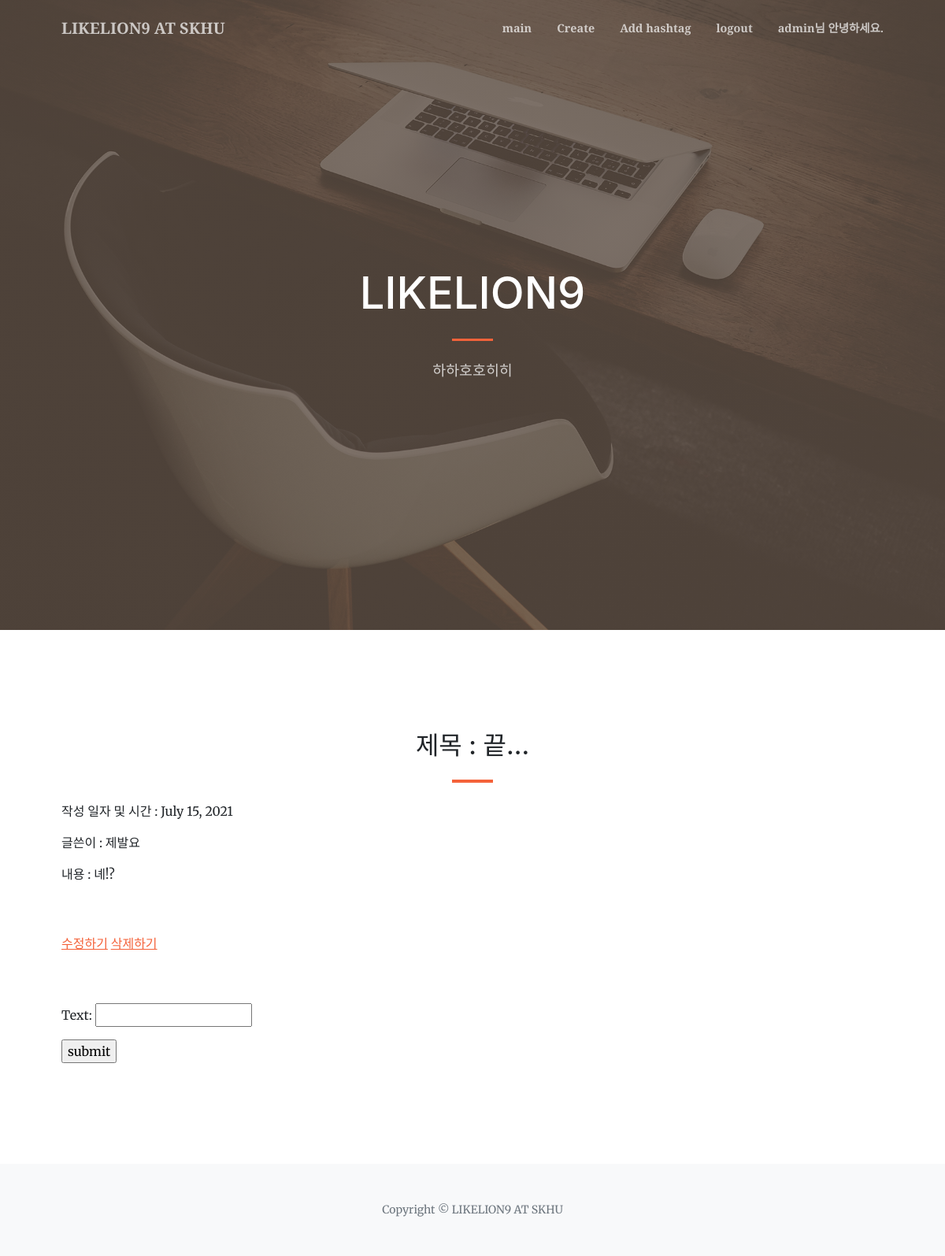
Page /detail/2/ (signed in) on the committed database.
### account/models.py (models this page shows)
class CustomUser(AbstractUser):
    age = models.IntegerField(null=True, blank=True)
    address = models.CharField(max_length=50, null=True, blank=True)

### blog/models.py (models this page shows, shortened)
class Blog(models.Model):
    title = models.CharField(max_length=200)
    pub_date = models.DateField('date published')
    writer = models.CharField(max_length=15, default='닉네임을 입력해주세요')
    content = models.TextField()
    hashtags = models.ManyToManyField('Hashtag', blank=True)
    image = models.ImageField(upload_to='images/', blank=True)

### blog/views.py (the view)
# urls.py: path('detail/<str:id>/', blog.views.detail, name='detail'),
def detail(request, id):
    blog = get_object_or_404(Blog, id=id)
    if request.method == "POST":
        form = CommentForm(request.POST)
        if form.is_valid():
            comment  = form.save(commit=False)
            comment.post_id = blog
            comment.text = form.cleaned_data['text']
            comment.save()
            form.save_m2m()
            return redirect('detail',id)
    else:
        form=CommentForm()
        return render(request, "blog/detail.html", {'post':blog, 'form':form})

### blog/forms.py
class CommentForm(forms.ModelForm):
    class Meta:
        model = Comment
        fields = ['text']

### blog/templates/blog/detail.html (shortened to what this page needs)
{% extends 'blog/base.html' %}
{% block content %}
<section class="page-section" id="services">
    <div class="container px-4 px-lg-5">
        <h2 class="text-center mt-0">제목 : {{post.title}}</h2>
        <hr class="divider" />
        <p>작성 일자 및 시간 : {{ post.pub_date }}</p>
        <p>글쓴이 : {{ post.writer }}</p>
        <p>내용 : {{ post.content }}</p>
        <br>
        <br>
        <a href="{% url 'edit' post.id %}">수정하기</a>
        <a href="{% url 'delete' post.id %}">삭제하기</a>
        <br>
        <br>
        <br>
        <form method="POST" action="{% url 'detail' post.id %}">
            <p> {{ form.as_p }}</p>
            <input type="submit" value="submit">
        </form>
    </div>
</section>
{% endblock %}

### blog/templates/blog/index.html (shortened to what this page needs)
{% load static %}
<!DOCTYPE html>
<html lang="en">
    <head>
        <link href="https://cdn.jsdelivr.net/npm/bootstrap-icons@1.5.0/font/bootstrap-icons.css" rel="stylesheet" />
        <link href="https://cdnjs.cloudflare.com/ajax/libs/SimpleLightbox/2.1.0/simpleLightbox.min.css" rel="stylesheet" />
        <link href="{% static 'blog/css/styles.css' %}" rel="stylesheet" />
    </head>
    <body id="page-top">
        <nav class="navbar navbar-expand-lg navbar-light fixed-top py-3" id="mainNav">
            <div class="container px-4 px-lg-5">
                <a class="navbar-brand" href="#page-top">LIKELION9 AT SKHU</a>
                <div class="collapse navbar-collapse" id="navbarResponsive">
                    <ul class="navbar-nav ms-auto my-2 my-lg-0">
                        <li class="nav-item"><a class="nav-link" href="{% url 'main' %}">main</a></li>
                        <li class="nav-item"><a class="nav-link" href="{% url 'create' %}">Create</a></li>
                        <li class="nav-item"><a class="nav-link" href="{% url 'hashtag' %}">Add hashtag</a></li>
                        {% if user.is_active %}
                            <li class="nav-item"><a class="nav-link" href="{% url 'logout' %}">logout</a></li>
                            <li class="nav-item"><a class="nav-link">{{ user.username }}님 안녕하세요.</a></li>
                        {% else %}
                        <li class="nav-item"><a class="nav-link" href="{% url 'login' %}">login</a></li>
                            <li class="nav-item"><a class="nav-link" href="{% url 'signup' %}">signup</a></li>
                        {% endif %}
                    </ul>
                </div>
            </div>
        </nav>
        <header class="masthead">
            <div class="container px-4 px-lg-5 h-100">
                <div class="row gx-4 gx-lg-5 h-100 align-items-center justify-content-center text-center">
                    <div class="col-lg-8 align-self-end">
                        <h1 class="text-white font-weight-bold">LIKELION9</h1>
                        <hr class="divider" />
                    </div>
                    <div class="col-lg-8 align-self-baseline">
                        <p class="text-white-75 mb-5">하하호호히히</p>
                    </div>
                </div>
            </div>
        </header>
        {% block content %}
        {% endblock %}
        <footer class="bg-light py-5">
            <div class="container px-4 px-lg-5"><div class="small text-center text-muted">Copyright &copy; LIKELION9 AT SKHU</div></div>
        </footer>
    </body>
</html>

### rows in the picture
CustomUser: username "admin"
Blog: title "끝...", pub_date "July 15, 2021", writer "제발요", content "녜!?"
